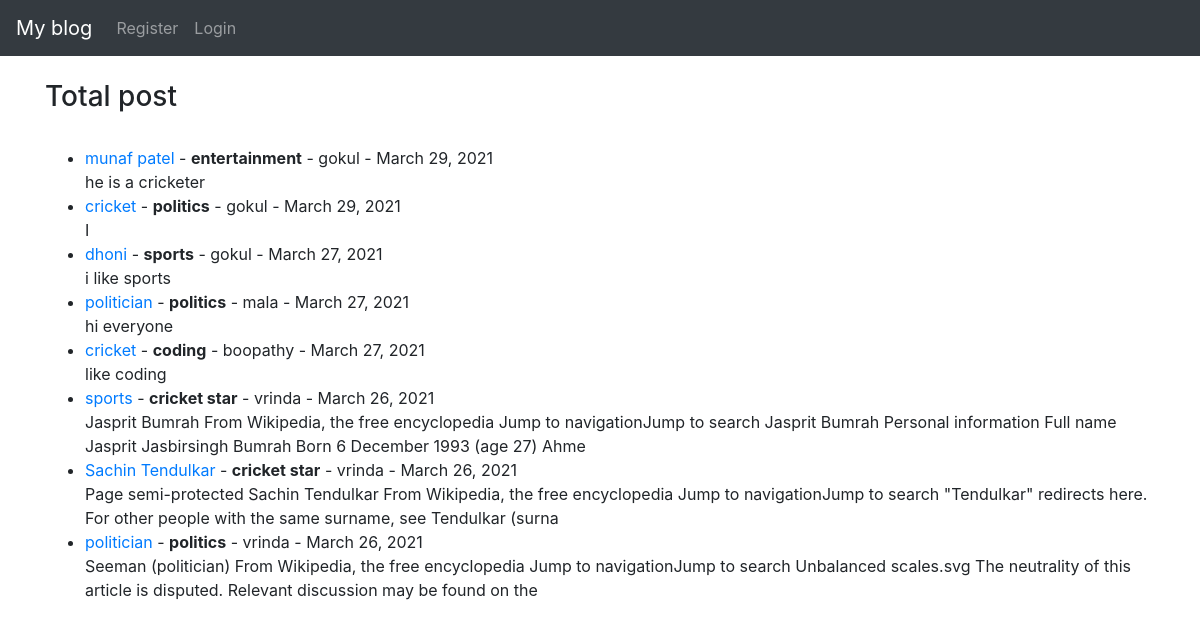
The page / on the database its author committed.
### blogapp/models.py (models this page shows, shortened)
class post(models.Model):
    title = models.CharField(max_length=255)
    title_tag = models.CharField(max_length=255, default='My blog')
    author=models.ForeignKey(User,on_delete=models.CASCADE)
    body = models.TextField()
    postdate=models.DateField(auto_now=True)
    category=models.CharField(max_length=255,default='noncategorized')
    image = models.ImageField(null=True,blank=True, upload_to="images/")

### blogapp/views.py (the view)
# urls.py: path('',HomeView.as_view(),name='home'),
class HomeView(ListView):
    model = post
    template_name = 'home.html'
    ordering = ['-postdate']

### templates/home.html (shortened to what this page needs)
{% extends 'base.html' %}
{% block content%}
<h3>Total post</h3><br/>
<ul>
{% for post in object_list %}
    <li><a href="{% url 'articledetail' post.pk%}">{{post.title}} </a>
        - <strong>{{post.category}}</strong>
        - {{post.author}} - {{post.postdate}}
    <br/>
        {{post.body | slice:"200"|safe }}</li>
{% endfor %}
</ul>
{% endblock %}

### templates/base.html (shortened to what this page needs)
<!doctype html>
<html lang="en">
  <head>
    <link rel="stylesheet" href="https://stackpath.bootstrapcdn.com/bootstrap/4.1.3/css/bootstrap.min.css">
  </head>
  <body>
  <nav class="navbar navbar-expand-lg navbar-dark bg-dark">
  <a class="navbar-brand" href="{% url 'home' %}">My blog</a>
  <div class="collapse navbar-collapse" id="navbarSupportedContent">
    <ul class="navbar-nav mr-auto">
      {% if user.is_authenticated %}
      <li class="nav-item">
        <a class="nav-link" href="{% url 'addpost' %}">Add Post</a>
      </li>
      <li class="nav-item">
        <a class="nav-link" href="{% url 'category' %}">add category</a>
      </li>
      <li class="nav-item">
        <a class="nav-link" href="{% url 'logout' %}">logout</a>
      </li>
      {% else %}
      <li class="nav-item">
        <a class="nav-link" href="{% url 'register' %}">Register</a>
      </li>
      <li class="nav-item">
        <a class="nav-link" href="{% url 'login' %}">Login</a>
      </li>
      {% endif %}
    </ul>
  </div>
</nav>
  <div class ="container">
    {% block content%}
    {% endblock %}
  </div>
  </body>
</html>

### rows shown on the page
post: title "munaf patel", category "entertainment", author "gokul", postdate "March 29, 2021", body "he is a cricketer"
post: title "cricket", category "politics", author "gokul", postdate "March 29, 2021", body "I"
post: title "dhoni", category "sports", author "gokul", postdate "March 27, 2021", body "i like sports"
post: title "politician", category "politics", author "mala", postdate "March 27, 2021", body "hi everyone"
post: title "cricket", category "coding", author "boopathy", postdate "March 27, 2021", body "like coding"
post: title "sports", category "cricket star", author "vrinda", postdate "March 26, 2021", body "Jasprit Bumrah From Wikipedia, the free encyclopedia Jump to navigationJump to search Jasprit Bumrah Personal information Full name Jasprit Jasbirsingh Bumrah Born 6 December 1993 (age 27) Ahme"
post: title "Sachin Tendulkar", category "cricket star", author "vrinda", postdate "March 26, 2021", body "Page semi-protected Sachin Tendulkar From Wikipedia, the free encyclopedia Jump to navigationJump to search \"Tendulkar\" redirects here. For other people with the same surname, see Tendulkar (surna"
post: title "politician", category "politics", author "vrinda", postdate "March 26, 2021", body "Seeman (politician) From Wikipedia, the free encyclopedia Jump to navigationJump to search Unbalanced scales.svg The neutrality of this article is disputed. Relevant discussion may be found on the"
